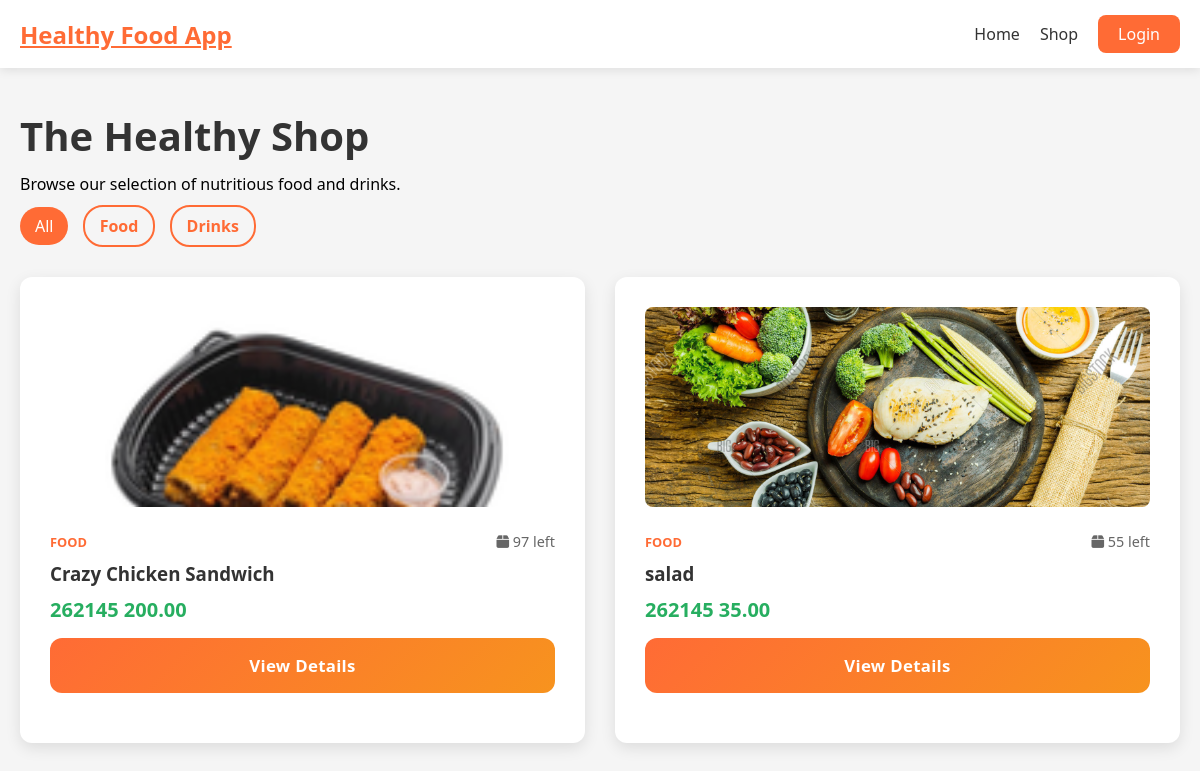
The app's page /shop.php, older data.
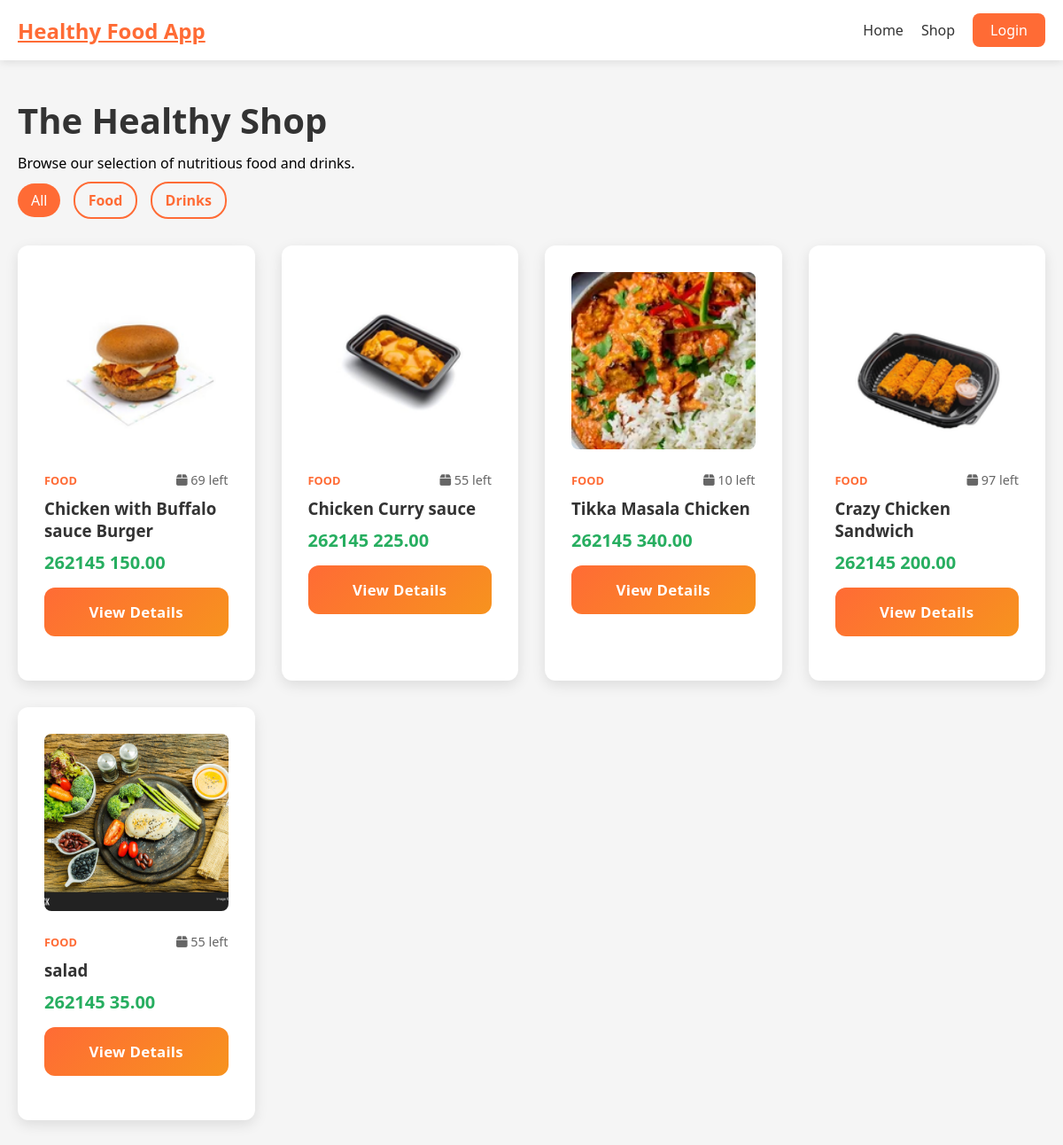
The same page, newer data.
### tables this page shows
CREATE TABLE `products` (
  `id` int(11) NOT NULL,
  `name` varchar(150) NOT NULL,
  `description` text DEFAULT NULL,
  `price` decimal(10,2) NOT NULL,
  `stock` int(11) NOT NULL DEFAULT 0,
  `image_path` varchar(255) DEFAULT NULL,
  `type` enum('food','drink') NOT NULL,
  `status` enum('active','archived') NOT NULL DEFAULT 'active',
  `created_at` datetime DEFAULT current_timestamp(),
  `updated_at` datetime DEFAULT current_timestamp()
);

### config.php (called while the page is built, shortened)
<?php
function getImageUrl($url)
{
    return $url;
}
function isLoggedIn(): bool
{
    return isset($_SESSION['user_id']);
}
?>

### shop.php (the view, shortened to what this page needs)
<?php
require_once __DIR__ . '/init.php';
$type = $_GET['type'] ?? '';
$query = "SELECT * FROM products WHERE status = 'active'";
$query .= " ORDER BY created_at DESC";
$result = $conn->query($query);
include __DIR__ . '/header.php';
?>
<div class="dashboard-container">
    <div class="dashboard-header">
        <h1>The Healthy Shop</h1>
        <p>Browse our selection of nutritious food and drinks.</p>
        <div style="margin-top: 20px;">
            <a href="shop.php" class="<?php echo !$type ? 'btn-login' : 'btn-secondary'; ?>"
                style="padding: 8px 15px; text-decoration: none; margin-right: 10px; border-radius: 20px; border-color: #ff6b35; <?php echo !$type ? '' : 'color: #ff6b35;'; ?>">All</a>
            <a href="shop.php?type=food" class="<?php echo $type === 'food' ? 'btn-login' : 'btn-secondary'; ?>"
                style="padding: 8px 15px; text-decoration: none; margin-right: 10px; border-radius: 20px; border-color: #ff6b35; <?php echo $type === 'food' ? '' : 'color: #ff6b35;'; ?>">Food</a>
            <a href="shop.php?type=drink" class="<?php echo $type === 'drink' ? 'btn-login' : 'btn-secondary'; ?>"
                style="padding: 8px 15px; text-decoration: none; border-radius: 20px; border-color: #ff6b35; <?php echo $type === 'drink' ? '' : 'color: #ff6b35;'; ?>">Drinks</a>
        </div>
    </div>
    <div class="features-grid">
        <?php if ($result->num_rows > 0): ?>
            <?php while ($product = $result->fetch_assoc()): ?>
                <div class="feature-card" style="text-align: left;">
                    <img src="<?php echo getImageUrl($product['image_path']) ?: 'assets/images/placeholder-300x300.png'; ?>"
                        alt="<?php echo htmlspecialchars($product['name']); ?>"
                        style="width: 100%; height: 200px; object-fit: cover; border-radius: 8px; margin-bottom: 20px;">
                    <div style="display: flex; justify-content: space-between; align-items: center;">
                        <span style="font-size: 0.8rem; text-transform: uppercase; color: #ff6b35; font-weight: 700;">
                            <?php echo $product['type']; ?>
                        </span>
                        <span style="font-size: 0.9rem; color: #666;"><i class="fas fa-box"></i>
                            <?php echo $product['stock']; ?> left
                        </span>
                    </div>
                    <h3 style="margin: 10px 0;">
                        <?php echo htmlspecialchars($product['name']); ?>
                    </h3>
                    <div style="font-weight: 700; color: #27ae60; font-size: 1.25rem;">
                        <?php echo CURRENCY_SYMBOL; ?> <?php echo number_format($product['price'], 2); ?>
                    </div>
                    <a href="product.php?id=<?php echo $product['id']; ?>" class="login-btn"
                        style="display: block; text-align: center; margin-top: 15px; text-decoration: none;">View Details</a>
                </div>
            <?php endwhile; ?>
        <?php else: ?>
            <p style="text-align: center; grid-column: 1/-1;">No products found matching your criteria.</p>
        <?php endif; ?>
    </div>
</div>
</main>
</body>
</html>

### header.php (shortened to what this page needs)
<?php require_once __DIR__ . '/init.php'; ?>
<!DOCTYPE html>
<html lang="en">
<head>
    <link rel="stylesheet" href="/app/assets/css/styles.css">
    <link rel="stylesheet" href="https://cdnjs.cloudflare.com/ajax/libs/font-awesome/6.0.0/css/all.min.css">
</head>
<body>
    <nav class="navbar">
        <div class="nav-container">
            <a href="/app/index1.php" class="logo">
                <?php echo SITE_NAME; ?>
            </a>
            <div class="nav-links">
                <a href="/app/index1.php">Home</a>
                <a href="/app/shop.php">Shop</a>
                <?php if (isLoggedIn()): ?>
                    <a href="/app/cart.php" class="cart-link">
                        <i class="fas fa-shopping-cart"></i>
                        <span class="cart-count">
                            <?php echo getCartCount($conn); ?>
                        </span>
                    </a>
                    <a href="/app/profile.php">Profile</a>
                    <a href="/app/recommendations.php">Recommendations</a>
                    <a href="/app/kcal_tracking.php">Kcal Tracking</a>
                    <a href="/app/chat.php">Chatbot</a>
                    <?php if (isAdmin()): ?>
                        <a href="/app/admin/Dashboard.php" class="btn-admin">Admin</a>
                    <?php endif; ?>
                    <a href="/app/logout.php">Logout</a>
                <?php else: ?>
                    <a href="/app/login.php" class="btn-login">Login</a>
                <?php endif; ?>
            </div>
        </div>
    </nav>
    <main class="main-content">

### assets/css/styles.css (style rules this page uses)
* { margin: 0; padding: 0; box-sizing: border-box; }
body { font-family: 'Segoe UI', Tahoma, Geneva, Verdana, sans-serif; margin: 0; padding: 0; min-height: 100vh; background: #f5f5f5; }
.login-btn, .register-btn { width: 100%; padding: 16px; background: linear-gradient(135deg, #ff6b35 0%, #f7931e 100%); color: white; border: none; border-radius: 12px; font-size: 1.05rem; font-weight: 600; cursor: pointer; transition: all 0.3s ease; margin-bottom: 20px; position: relative; overflow: hidden; letter-spacing: 0.3px; }
.navbar { background: white; box-shadow: 0 2px 10px rgba(0, 0, 0, 0.1); padding: 15px 0; position: sticky; top: 0; z-index: 1000; }
.nav-container { max-width: 1200px; margin: 0 auto; padding: 0 20px; display: flex; justify-content: space-between; align-items: center; }
.logo { font-size: 1.5rem; font-weight: 700; color: #ff6b35; }
.nav-links { display: flex; gap: 20px; align-items: center; }
.nav-links a { text-decoration: none; color: #333; font-weight: 500; transition: color 0.3s; }
.btn-login { background: #ff6b35; color: white !important; padding: 8px 20px; border-radius: 8px; }
.btn-primary, .btn-secondary { padding: 15px 30px; border-radius: 8px; text-decoration: none; font-weight: 600; transition: all 0.3s; }
.btn-secondary { background: transparent; color: white; border: 2px solid white; }
.features-grid { display: grid; grid-template-columns: repeat(auto-fit, minmax(250px, 1fr)); gap: 30px; }
.feature-card { background: white; padding: 30px; border-radius: 12px; text-align: center; box-shadow: 0 5px 15px rgba(0, 0, 0, 0.1); transition: transform 0.3s; }
.feature-card h3 { color: #333; margin-bottom: 15px; }
.dashboard-container { max-width: 1200px; margin: 40px auto; padding: 0 20px; }
.dashboard-header { margin-bottom: 40px; }
.dashboard-header h1 { font-size: 2.5rem; color: #333; margin-bottom: 10px; }

Row changes from the older to the newer data that the page shows:
added products: image_path (picture), type "FOOD", stock "69", name "Chicken with Buffalo sauce Burger", price "150.00"
added products: image_path (picture), type "FOOD", stock "55", name "Chicken Curry sauce", price "225.00"
added products: image_path (picture), type "FOOD", stock "10", name "Tikka Masala Chicken", price "340.00"
